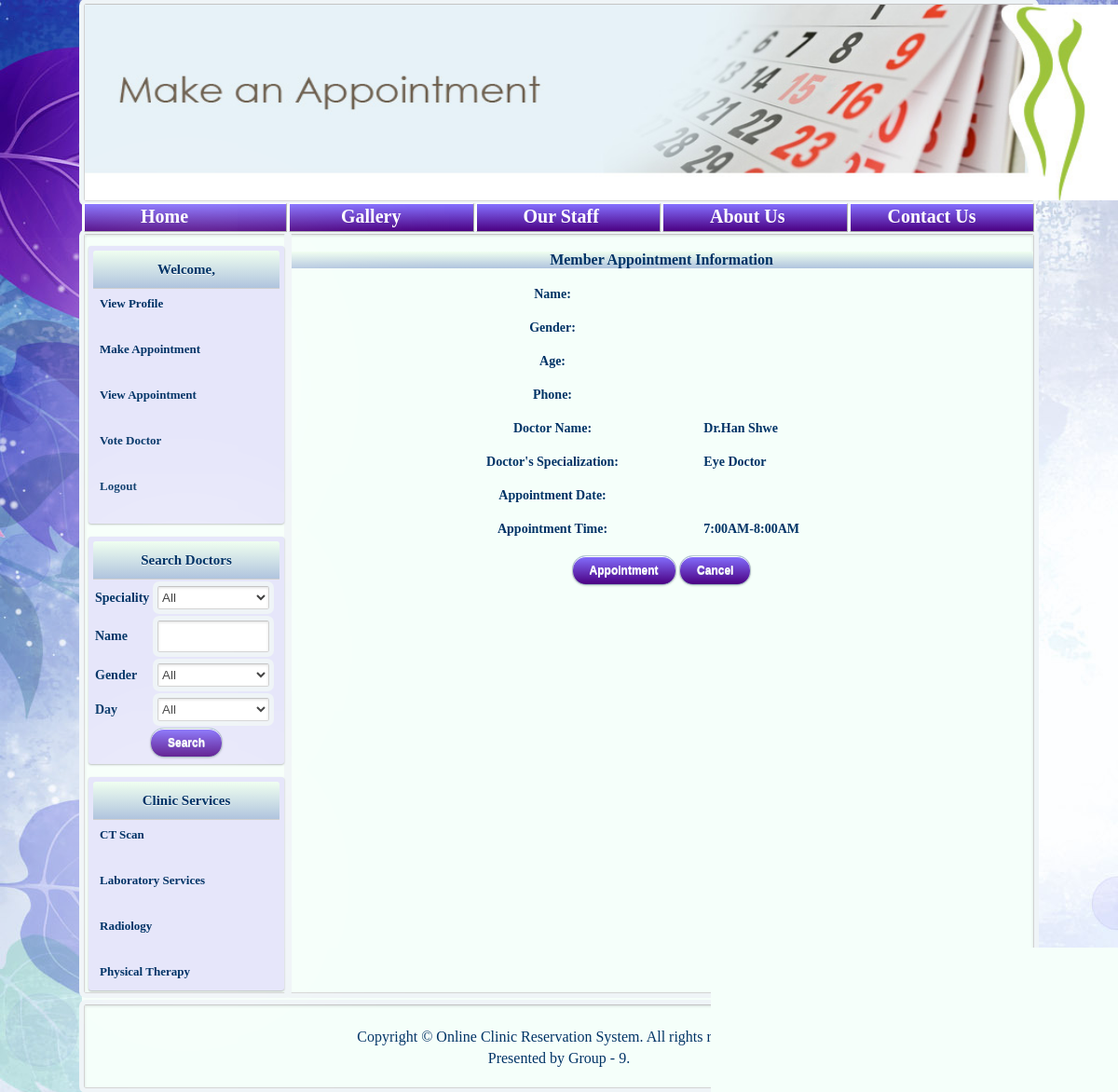
Page /makeAppointmentSchedule.php?scheduleId=1 on the committed database.
### tables this page shows
CREATE TABLE `schedule` (
  `scheduleId` int(11) NOT NULL AUTO_INCREMENT,
  `day` varchar(10) NOT NULL,
  `startTime` varchar(10) NOT NULL,
  `endTime` varchar(10) NOT NULL,
  `doctorId` int(11) NOT NULL,
  PRIMARY KEY (`scheduleId`),
  KEY `doctorId` (`doctorId`)
);

CREATE TABLE `doctor` (
  `doctorId` int(11) NOT NULL AUTO_INCREMENT,
  `doctorName` varchar(30) NOT NULL,
  `doctorPwd` varchar(15) NOT NULL,
  `doctorAge` int(11) NOT NULL,
  `doctorGender` varchar(10) NOT NULL,
  `doctorPhone` varchar(12) NOT NULL,
  `doctorAddress` varchar(50) NOT NULL,
  `speciality` varchar(50) NOT NULL,
  `degree` varchar(50) NOT NULL,
  `experience` varchar(10) NOT NULL,
  `price` varchar(10) NOT NULL,
  PRIMARY KEY (`doctorId`)
);

### makeAppointmentSchedule.php (the view, shortened to what this page needs)
<?php
$query="select * from member where memberId='".$_SESSION['memberId']."'";
$sql="select doctor.doctorId,doctor.doctorName,doctor.speciality,schedule.startTime,schedule.endTime from schedule,doctor where schedule.doctorId=doctor.doctorId and schedule.scheduleId='".$_GET['scheduleId']."'";
$result=mysql_query($query) or die(mysql_error());
$row = mysql_fetch_array($result);
$res=mysql_query($sql) or die(mysql_error());
$record = mysql_fetch_array($res);
?>
<html>
<head>
<link href="css/clinic.css" rel="stylesheet" type="text/css" />
</head>
<body id="bb" background="images/background/leafCircle.jpg">
  <table width="100%">
  	<tr>
  		<td width="8%"></td>
  		<td width="84%">
  			<table border="0" width="100%" style="background: #F5FFFA;">
 				<tr>
                  	<td colspan="5" class="borderStyle">
                  		<?php include $_SERVER['DOCUMENT_ROOT'] .'/clinicreservation/includes/header.php';?>
                  	</td>
              	</tr>
  				<tr>
             			<?php include $_SERVER['DOCUMENT_ROOT'] .'/clinicreservation/includes/menu.php';?>
              	</tr>
             	<tr>
                  <td valign="top" colspan="1" class="borderStyle" width="20%">
                  	 <table width="100%" style="margin: 0px 0px 0px -3px">
						<tr>
							<td><?php include $_SERVER['DOCUMENT_ROOT'] .'/clinicreservation/memberFunctions.php';?></td>
						</tr>
					</table>
                      <table width="100%" style="margin: 0px 0px 0px -3px">
                          <tr>
                              <td><?php include $_SERVER['DOCUMENT_ROOT'] .'/clinicreservation/includes/search.php';?></td>
                          </tr>
                      </table>
                      <table width="100%" style="margin: 0px 0px 0px -3px">
                          <tr>
                              <td><?php include $_SERVER['DOCUMENT_ROOT'] .'/clinicreservation/includes/services.php';?></td>
                          </tr>
                      </table>
				</td>
                <td valign="top" colspan="4" class="borderStyle" style="font-family: Quicksand-Regular; font-size: 16px; color: #03637E;">
               <div align="center">
	<br>
	<h4 id="title">Member Appointment Information</h4>
	<br>
	<form action="#" method="post">
		<table id="membersend1">
			<tr>
				<td align="center">Name:</td>
				<td><?php echo $row["memberName"]?></td>
			</tr>
			<tr>
				<td>&nbsp;</td>
			</tr>
			<tr>
				<td align="center">Gender:</td>
				<td><?php echo $row["memberGender"]?></td>
			</tr>
			<tr>
				<td>&nbsp;</td>
			</tr>
			<tr>
				<td align="center">Age:</td>
				<td><?php echo $row["memberAge"]?></td>
			</tr>
			<tr>
				<td>&nbsp;</td>
			</tr>
			<tr>
				<td align="center">Phone:</td>
				<td><?php echo $row["memberPhone"]?></td>
			</tr>
				<tr>
				<td>&nbsp;</td>
			</tr>
			<tr>
				<td align="center">Doctor Name:</td>
				<td><?php echo $record["doctorName"]?></td>
			</tr>
			<tr>
				<td>&nbsp;</td>
			</tr>
			<tr>
				<td align="center">Doctor's Specialization:</td>
				<td><?php echo $record["speciality"]?></td>
			</tr>
			<tr>
				<td>&nbsp;</td>
			</tr>
			<tr>
				<td align="center">Appointment Date:</td>
				<td><?php echo $_SESSION["appointmentDate"]?></td>
			</tr>
			<tr>
				<td>&nbsp;</td>
			</tr>
			<tr>
				<td align="center">Appointment Time:</td>
				<td><?php echo $record["startTime"]?>-<?php echo $record["endTime"]?></td>
			</tr>
			<tr>
				<td>&nbsp;</td>
			</tr>
			<tr>
				<td colspan="2" align="center">
                <input type="submit" name="appointment" value="Appointment" />
                <input type="submit" name="appointment" value="Cancel" /></td>
			</tr>
		</table>
	</form>
</div>
				</td>
               </tr>
			   <tr>
					<td colspan="5"><?php include $_SERVER['DOCUMENT_ROOT'] .'/clinicreservation/includes/footer.php';?></td>
			   </tr>
		</table>
		</td>
		<td width="8%"></td>
	  </tr>
	</table>
</body>
</html>

### css/clinic.css (style rules this page uses)
* { padding: 0; margin: 0; }
#bb { background-position: top center; background-repeat: repeat-y; font-family: Quicksand-Regular; color: #003366; }
.borderStyle { margin: 1px; color: #404040; border: 1px solid; border-color: #c4c4c4 #d1d1d1 #d4d4d4; border-radius: 2px; outline: 5px solid #eff4f7; box-shadow: inset 0 1px 3px rgba(0, 0, 0, 0.12); }
input { font-family: 'Lucida Grande', Tahoma, Verdana, sans-serif; font-size: 14px; }
input[type=submit],input[type=reset] { padding: 0 18px; height: 30px; font-size: 12px; font-weight: bold; color: white; text-shadow: 0 1px #e3f1f1; background: #cde5ef; border: 1px solid; border-color: #b4ccce #b3c0c8 #9eb9c2; border-radius: 15px; outline: 0; box-sizing: content-box; background-image: linear-gradient(to bottom, #8470FF, #4B0082); box-shadow: inset 0 1px white, 0 1px 2px rgba(0, 0, 0, 0.15); }
#membersend1 { width: 70%; height: 100%; color: #003366; font-size: 14px; font-weight: bold; }
#title { color: #003366; text-align: center; background: linear-gradient(to bottom, #F0FFF0, #B0C4DE); }

### rows in the picture
schedule: doctorId.doctorName "Dr.Han Shwe", doctorId.speciality "Eye Doctor", startTime "7:00AM", endTime "8:00AM"
